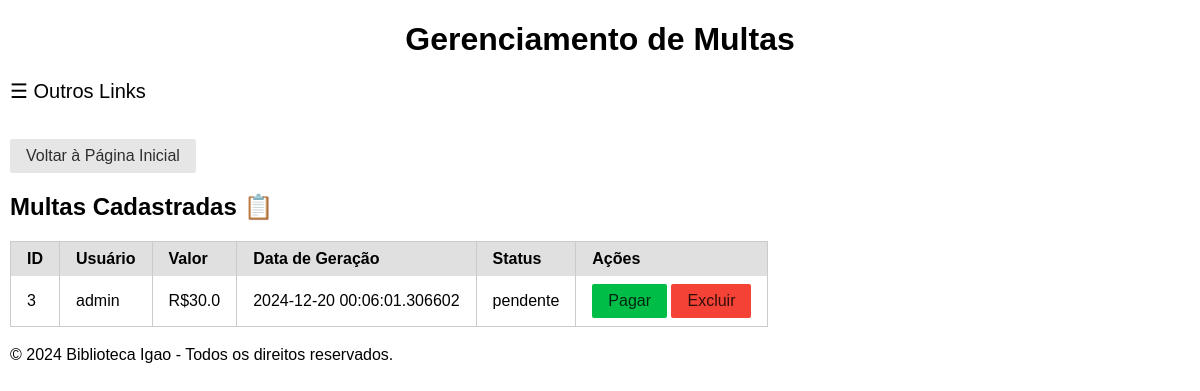
/fine/listar, run on an earlier commit of the app's database.
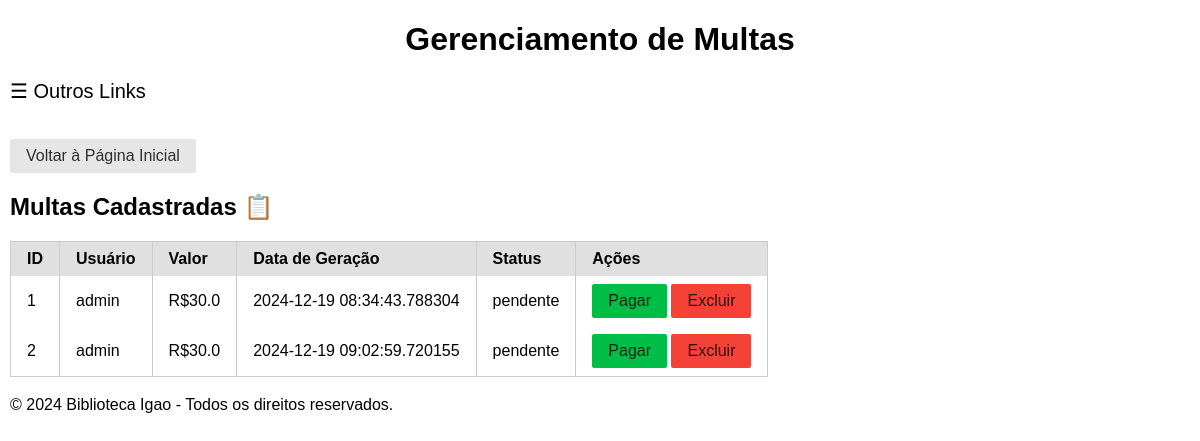
And on a later commit of the database.
### Uniao/model/Multas.py (models this page shows, shortened)
class Multas(database.Model):
    id = database.Column(database.Integer, primary_key=True)
    usuario_id = database.Column(database.Integer, database.ForeignKey("usuarios.id"), nullable=False)
    valor = database.Column(database.Float, nullable=False)
    data_geracao = database.Column(database.DateTime, nullable=False)
    status = database.Column(database.String(20), nullable=False)
    emprestimo_id = database.Column(database.Integer, database.ForeignKey("emprestimos.id"), nullable=False)
    usuario = database.relationship("Usuarios", back_populates="multas")
    emprestimo = database.relationship("Emprestimos", back_populates="multas", foreign_keys=[emprestimo_id])

### Uniao/model/Usuarios.py (models this page shows, shortened)
class Usuarios(database.Model):
    id = database.Column(database.Integer, primary_key=True)
    nome = database.Column(database.String(100), nullable=False)
    email = database.Column(database.String(120), unique=True, nullable=False)
    senha = database.Column(database.String(255), nullable=False)
    tipo = database.Column(database.String(20), nullable=False)
    data_criacao = database.Column(database.DateTime, nullable=False)
    emprestimos = database.relationship("Emprestimos", back_populates="usuario", lazy=True)
    reservas = database.relationship("Reservas", back_populates="usuario", lazy=True)
    multas = database.relationship("Multas", back_populates="usuario", lazy=True)

### Uniao/controller/MultasController.py (the view)
@multasController.route('/listar', methods=['GET'])
def listar_multas():
    try:
        usuario_id = request.args.get('usuario_id')
        if usuario_id:
            multas = multasRepository.obter_multas_por_usuario(usuario_id)
        else:
            multas = multasRepository.obter_todas_multas()
        return render_template("Multas/multas.html", multas=multas)
    except Exception as e:
        flash(f"Erro ao carregar as multas: {e}", "error")
        return render_template("Multas/multas.html", multas=[])

### Uniao/DAO/MultasDAO.py (called while the page is built)
    def obter_todas_multas(self):
        return database.session.query(Multas).all()

### Uniao/repository/MultasRepository.py (called while the page is built)
    def obter_todas_multas(self):
        return self.dao.obter_todas_multas()

### Uniao/templates/Multas/multas.html (shortened to what this page needs)
<!DOCTYPE html>
<html lang="pt-br">
<head>
    <link rel="stylesheet" href="{{ url_for('static', filename='css/base.css') }}">
    <link rel="stylesheet" href="{{ url_for('static', filename='css/formulario.css') }}">
    <link rel="stylesheet" href="{{ url_for('static', filename='css/table.css') }}">
</head>
<body>
    <header>
        <h1 class="centralizar">Gerenciamento de Multas</h1>
    </header>
    <main>
        <span style="font-size:20px;cursor:pointer" onclick="openNav()">&#9776; Outros Links</span><br><br>
            <br><button class="pure-button"><a href="{{ url_for('bp_inicio.index') }}" class="button">Voltar à Página Inicial</a></button>
        <h2>Multas Cadastradas 📋</h2>
        <table class="pure-table">
            <thead>
                <tr>
                    <th>ID</th>
                    <th>Usuário</th>
                    <th>Valor</th>
                    <th>Data de Geração</th>
                    <th>Status</th>
                    <th>Ações</th>
                </tr>
            </thead>
            <tbody>
                {% for multa in multas %}
                <tr>
                    <td>{{ multa.id }}</td>
                    <td>{{ multa.usuario.nome }}</td>
                    <td>R${{ multa.valor }}</td>
                    <td>{{ multa.data_geracao }}</td>
                    <td>{{ multa.status }}</td>
                    <td>
                        {% if multa.status == 'pendente' %}
                            <a href="{{ url_for('bp_multas.pagar_multa', multa_id=multa.id) }}" class="pure-button"
                               style="background-color: #00bd48;">Pagar</a>
                        {% endif %}
                        <a href="{{ url_for('bp_multas.excluir_multa', multa_id=multa.id) }}" class="pure-button"
                           style="background-color: #f44336;">Excluir</a>
                    </td>
                </tr>
                {% endfor %}
            </tbody>
        </table>
    </main>
    {% include "Bases/rodape.html"%}
</body>
</html>

### Uniao/templates/Bases/rodape.html
<footer>
  <p>&copy; 2024 Biblioteca Igao - Todos os direitos reservados.</p>
</footer>

### Uniao/static/css/base.css (style rules this page uses)
html { line-height: 1.15; -webkit-text-size-adjust: 100% }
body { margin: 0 }
main { display: block }
h1 { font-size: 2em; margin: .67em 0 }
a { background-color: transparent }
button, input, optgroup, select, textarea { font-family: inherit; font-size: 100%; line-height: 1.15; margin: 0 }
button, input { overflow: visible }
button, select { text-transform: none }
[type=button], [type=reset], [type=submit], button { -webkit-appearance: button }
html { font-family: sans-serif }
.pure-button { display: inline-block; line-height: normal; white-space: nowrap; vertical-align: middle; text-align: center; cursor: pointer; -webkit-user-drag: none; -webkit-user-select: none; user-select: none; box-sizing: border-box }
.pure-button { font-family: inherit; font-size: 100%; padding: .5em 1em; color: rgba(0, 0, 0, .8); border: none transparent; background-color: #e6e6e6; text-decoration: none; border-radius: 2px }
.pure-table { border-collapse: collapse; border-spacing: 0; empty-cells: show; border: 1px solid #cbcbcb }
.pure-table td, .pure-table th { border-left: 1px solid #cbcbcb; border-width: 0 0 0 1px; font-size: inherit; margin: 0; overflow: visible; padding: .5em 1em }
.pure-table thead { background-color: #e0e0e0; color: #000; text-align: left; vertical-align: bottom }
.pure-table td { background-color: transparent }
body { padding-left: 10px; padding-right: 10px; }
.centralizar { text-align: center; }
a { text-decoration: none; color: inherit; }
p { font-size: 16px; line-height: 1.5; }

What changed in the data, as far as the page shows it:
removed Multas: id "3", usuario.nome "admin", valor "30.0", data_geracao "2024-12-20 00:06:01.306602", status "pendente"
added Multas: id "1", usuario.nome "admin", valor "30.0", data_geracao "2024-12-19 08:34:43.788304", status "pendente"
added Multas: id "2", usuario.nome "admin", valor "30.0", data_geracao "2024-12-19 09:02:59.720155", status "pendente"
